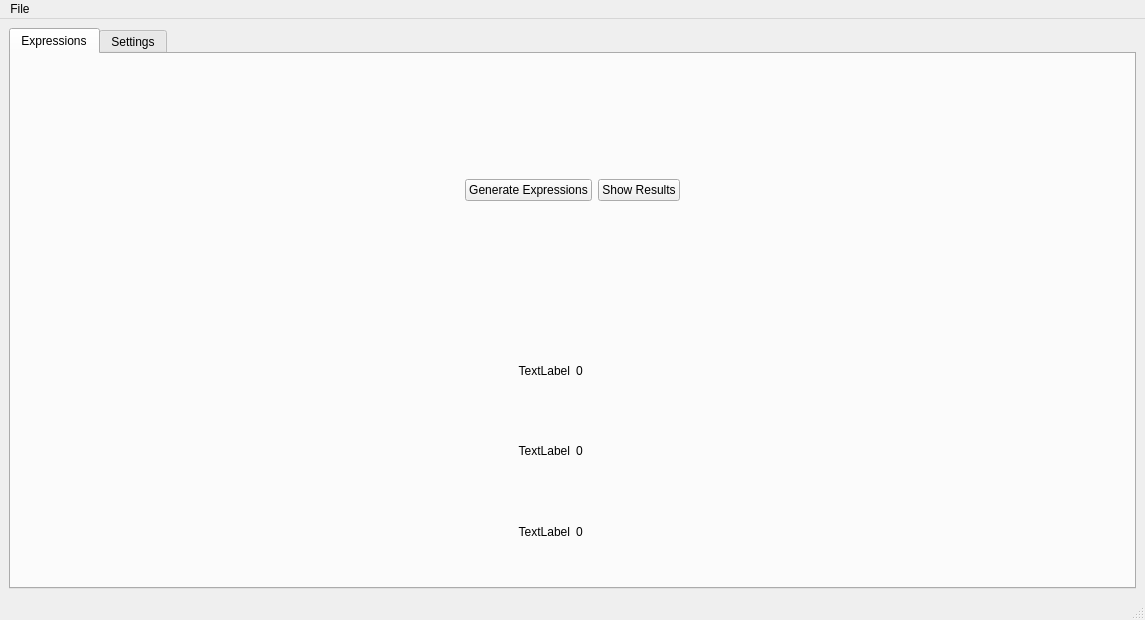
<?xml version="1.0" encoding="UTF-8"?>
<ui version="4.0">
 <class>MainWindow</class>
 <widget class="QMainWindow" name="MainWindow">
  <property name="geometry">
   <rect>
    <x>0</x>
    <y>0</y>
    <width>1145</width>
    <height>620</height>
   </rect>
  </property>
  <property name="windowTitle">
   <string>MainWindow</string>
  </property>
  <widget class="QWidget" name="centralwidget">
   <layout class="QVBoxLayout" name="verticalLayout">
    <item>
     <widget class="QTabWidget" name="tabWidget">
      <property name="currentIndex">
       <number>0</number>
      </property>
      <widget class="QWidget" name="tab">
       <attribute name="title">
        <string>Expressions</string>
       </attribute>
       <layout class="QVBoxLayout" name="verticalLayout_3">
        <item>
         <widget class="QWidget" name="horizontalWidget" native="true">
          <layout class="QHBoxLayout" name="horizontalLayout">
           <item>
            <spacer name="horizontalSpacer">
             <property name="orientation">
              <enum>Qt::Horizontal</enum>
             </property>
             <property name="sizeHint" stdset="0">
              <size>
               <width>40</width>
               <height>20</height>
              </size>
             </property>
            </spacer>
           </item>
           <item>
            <widget class="QPushButton" name="buttonGenerate">
             <property name="text">
              <string>Generate Expressions</string>
             </property>
            </widget>
           </item>
           <item>
            <widget class="QPushButton" name="buttonResults">
             <property name="text">
              <string>Show Results</string>
             </property>
            </widget>
           </item>
           <item>
            <spacer name="horizontalSpacer_2">
             <property name="orientation">
              <enum>Qt::Horizontal</enum>
             </property>
             <property name="sizeHint" stdset="0">
              <size>
               <width>40</width>
               <height>20</height>
              </size>
             </property>
            </spacer>
           </item>
          </layout>
         </widget>
        </item>
        <item>
         <widget class="QWidget" name="gridWidget" native="true">
          <layout class="QGridLayout" name="gridLayout_2">
           <item row="1" column="0">
            <widget class="QLabel" name="expression1">
             <property name="text">
              <string>TextLabel</string>
             </property>
             <property name="alignment">
              <set>Qt::AlignRight|Qt::AlignTrailing|Qt::AlignVCenter</set>
             </property>
            </widget>
           </item>
           <item row="1" column="1">
            <widget class="QLabel" name="result1">
             <property name="text">
              <string>0</string>
             </property>
            </widget>
           </item>
           <item row="0" column="1">
            <widget class="QLabel" name="result0">
             <property name="text">
              <string>0</string>
             </property>
            </widget>
           </item>
           <item row="0" column="0">
            <widget class="QLabel" name="expression0">
             <property name="text">
              <string>TextLabel</string>
             </property>
             <property name="alignment">
              <set>Qt::AlignRight|Qt::AlignTrailing|Qt::AlignVCenter</set>
             </property>
            </widget>
           </item>
           <item row="2" column="0">
            <widget class="QLabel" name="expression2">
             <property name="text">
              <string>TextLabel</string>
             </property>
             <property name="alignment">
              <set>Qt::AlignRight|Qt::AlignTrailing|Qt::AlignVCenter</set>
             </property>
            </widget>
           </item>
           <item row="2" column="1">
            <widget class="QLabel" name="result2">
             <property name="text">
              <string>0</string>
             </property>
            </widget>
           </item>
          </layout>
         </widget>
        </item>
       </layout>
      </widget>
      <widget class="QWidget" name="tab_2">
       <attribute name="title">
        <string>Settings</string>
       </attribute>
       <layout class="QVBoxLayout" name="verticalLayout_2">
        <item>
         <widget class="QWidget" name="formWidget" native="true">
          <layout class="QGridLayout" name="gridLayout">
           <item row="1" column="3">
            <widget class="QCheckBox" name="checkBox_2">
             <property name="text">
              <string>Enabled</string>
             </property>
            </widget>
           </item>
           <item row="2" column="3">
            <widget class="QLineEdit" name="lineEdit_2"/>
           </item>
           <item row="0" column="0" colspan="2">
            <widget class="QLabel" name="label">
             <property name="text">
              <string>&lt;html&gt;&lt;head/&gt;&lt;body&gt;&lt;p&gt;&lt;span style=&quot; font-size:12pt; font-weight:600;&quot;&gt;Addition&lt;/span&gt;&lt;/p&gt;&lt;/body&gt;&lt;/html&gt;</string>
             </property>
             <property name="alignment">
              <set>Qt::AlignCenter</set>
             </property>
            </widget>
           </item>
           <item row="2" column="0">
            <widget class="QLabel" name="label_5">
             <property name="text">
              <string>TextLabel</string>
             </property>
            </widget>
           </item>
           <item row="2" column="2">
            <widget class="QLabel" name="label_6">
             <property name="text">
              <string>TextLabel</string>
             </property>
            </widget>
           </item>
           <item row="0" column="2" colspan="2">
            <widget class="QLabel" name="label_2">
             <property name="text">
              <string>&lt;html&gt;&lt;head/&gt;&lt;body&gt;&lt;p&gt;&lt;span style=&quot; font-size:12pt; font-weight:600;&quot;&gt;Subtraction&lt;/span&gt;&lt;/p&gt;&lt;/body&gt;&lt;/html&gt;</string>
             </property>
             <property name="alignment">
              <set>Qt::AlignCenter</set>
             </property>
            </widget>
           </item>
           <item row="1" column="7">
            <widget class="QCheckBox" name="checkBox_4">
             <property name="text">
              <string>Enabled</string>
             </property>
            </widget>
           </item>
           <item row="2" column="1">
            <widget class="QLineEdit" name="lineEdit"/>
           </item>
           <item row="2" column="4">
            <widget class="QLabel" name="label_7">
             <property name="text">
              <string>TextLabel</string>
             </property>
            </widget>
           </item>
           <item row="2" column="5">
            <widget class="QLineEdit" name="lineEdit_3"/>
           </item>
           <item row="1" column="5">
            <widget class="QCheckBox" name="checkBox_3">
             <property name="text">
              <string>Enabled</string>
             </property>
            </widget>
           </item>
           <item row="0" column="4" colspan="2">
            <widget class="QLabel" name="label_4">
             <property name="text">
              <string>&lt;html&gt;&lt;head/&gt;&lt;body&gt;&lt;p&gt;&lt;span style=&quot; font-size:12pt; font-weight:600;&quot;&gt;Mulitplication&lt;/span&gt;&lt;/p&gt;&lt;/body&gt;&lt;/html&gt;</string>
             </property>
             <property name="alignment">
              <set>Qt::AlignCenter</set>
             </property>
            </widget>
           </item>
           <item row="2" column="6">
            <widget class="QLabel" name="label_8">
             <property name="text">
              <string>TextLabel</string>
             </property>
            </widget>
           </item>
           <item row="0" column="6" colspan="2">
            <widget class="QLabel" name="label_3">
             <property name="text">
              <string>&lt;html&gt;&lt;head/&gt;&lt;body&gt;&lt;p&gt;&lt;span style=&quot; font-size:12pt; font-weight:600;&quot;&gt;Division&lt;/span&gt;&lt;/p&gt;&lt;/body&gt;&lt;/html&gt;</string>
             </property>
             <property name="alignment">
              <set>Qt::AlignCenter</set>
             </property>
            </widget>
           </item>
           <item row="2" column="7">
            <widget class="QLineEdit" name="lineEdit_4"/>
           </item>
           <item row="1" column="1">
            <widget class="QCheckBox" name="checkBox">
             <property name="text">
              <string>Enabled</string>
             </property>
            </widget>
           </item>
          </layout>
         </widget>
        </item>
        <item>
         <spacer name="verticalSpacer">
          <property name="orientation">
           <enum>Qt::Vertical</enum>
          </property>
          <property name="sizeHint" stdset="0">
           <size>
            <width>20</width>
            <height>40</height>
           </size>
          </property>
         </spacer>
        </item>
       </layout>
      </widget>
     </widget>
    </item>
   </layout>
  </widget>
  <widget class="QMenuBar" name="menubar">
   <property name="geometry">
    <rect>
     <x>0</x>
     <y>0</y>
     <width>1145</width>
     <height>26</height>
    </rect>
   </property>
   <widget class="QMenu" name="menuFile">
    <property name="title">
     <string>File</string>
    </property>
    <addaction name="actionExit"/>
   </widget>
   <addaction name="menuFile"/>
  </widget>
  <widget class="QStatusBar" name="statusbar"/>
  <action name="actionExit">
   <property name="text">
    <string>Exit</string>
   </property>
  </action>
 </widget>
 <resources/>
 <connections/>
</ui>
